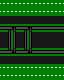

The image is a tile-based game level rendered from a .tmx file. Its description and complete source (layers, tilesets, objects, tile grids) follow:
An orthogonal 8x10 tile map with 8x8 px tiles, 1 tile layer (Tile Layer 1) and 4 objects (4x N).

<map version="1.10" tiledversion="1.10.1" orientation="orthogonal" renderorder="right-down" width="8" height="10" tilewidth="8" tileheight="8" infinite="0" backgroundcolor="#181818" nextlayerid="11" nextobjectid="59">
 <editorsettings>
  <export target="../Map.tmj" format="json" />
 </editorsettings>
 <tileset firstgid="1" source="Tiles.tsx" />
 <layer id="1" name="Tile Layer 1" width="8" height="10">
  <data encoding="csv">
109,109,109,109,109,109,109,109,
109,109,109,109,109,109,109,109,
0,0,0,0,0,0,0,0,
155,133,155,133,155,155,155,155,
0,150,0,150,0,0,0,0,
0,150,0,150,0,0,0,0,
155,149,155,149,155,155,155,155,
0,0,0,0,0,0,0,0,
109,109,109,109,109,109,109,109,
109,109,109,109,109,109,109,109
</data>
 </layer>
 <objectgroup id="2" name="Object Layer 1">
  <object id="55" name="N" x="64" y="28">
   <properties>
    <property name="Nav" type="object" value="57" />
   </properties>
   <point />
  </object>
  <object id="56" name="N" x="64" y="52">
   <point />
  </object>
  <object id="57" name="N" x="0" y="28">
   <point />
  </object>
  <object id="58" name="N" x="0" y="52">
   <properties>
    <property name="Nav" type="object" value="56" />
   </properties>
   <point />
  </object>
 </objectgroup>
 <objectgroup id="10" name="References" offsetx="1" offsety="0" />
</map>